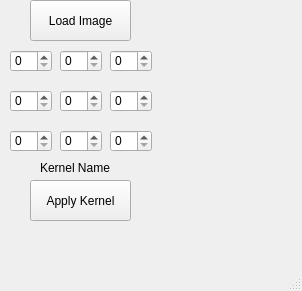
<?xml version="1.0" encoding="UTF-8"?>
<ui version="4.0">
 <class>MainWindow</class>
 <widget class="QMainWindow" name="MainWindow">
  <property name="geometry">
   <rect>
    <x>0</x>
    <y>0</y>
    <width>302</width>
    <height>291</height>
   </rect>
  </property>
  <property name="windowTitle">
   <string>MainWindow</string>
  </property>
  <widget class="QWidget" name="centralwidget">
   <widget class="QPushButton" name="loadimage">
    <property name="geometry">
     <rect>
      <x>30</x>
      <y>0</y>
      <width>101</width>
      <height>41</height>
     </rect>
    </property>
    <property name="text">
     <string>Load Image</string>
    </property>
   </widget>
   <widget class="QPushButton" name="applykernel">
    <property name="geometry">
     <rect>
      <x>30</x>
      <y>180</y>
      <width>101</width>
      <height>41</height>
     </rect>
    </property>
    <property name="text">
     <string>Apply Kernel</string>
    </property>
   </widget>
   <widget class="QLabel" name="imgbox">
    <property name="geometry">
     <rect>
      <x>190</x>
      <y>90</y>
      <width>81</width>
      <height>41</height>
     </rect>
    </property>
    <property name="text">
     <string/>
    </property>
   </widget>
   <widget class="QSpinBox" name="spinBox0">
    <property name="geometry">
     <rect>
      <x>10</x>
      <y>50</y>
      <width>42</width>
      <height>22</height>
     </rect>
    </property>
   </widget>
   <widget class="QSpinBox" name="spinBox1">
    <property name="geometry">
     <rect>
      <x>60</x>
      <y>50</y>
      <width>42</width>
      <height>22</height>
     </rect>
    </property>
   </widget>
   <widget class="QSpinBox" name="spinBox2">
    <property name="geometry">
     <rect>
      <x>110</x>
      <y>50</y>
      <width>42</width>
      <height>22</height>
     </rect>
    </property>
   </widget>
   <widget class="QSpinBox" name="spinBox3">
    <property name="geometry">
     <rect>
      <x>10</x>
      <y>90</y>
      <width>42</width>
      <height>22</height>
     </rect>
    </property>
   </widget>
   <widget class="QSpinBox" name="spinBox4">
    <property name="geometry">
     <rect>
      <x>60</x>
      <y>90</y>
      <width>42</width>
      <height>22</height>
     </rect>
    </property>
   </widget>
   <widget class="QSpinBox" name="spinBox5">
    <property name="geometry">
     <rect>
      <x>110</x>
      <y>90</y>
      <width>42</width>
      <height>22</height>
     </rect>
    </property>
   </widget>
   <widget class="QSpinBox" name="spinBox6">
    <property name="geometry">
     <rect>
      <x>10</x>
      <y>130</y>
      <width>42</width>
      <height>22</height>
     </rect>
    </property>
   </widget>
   <widget class="QSpinBox" name="spinBox7">
    <property name="geometry">
     <rect>
      <x>60</x>
      <y>130</y>
      <width>42</width>
      <height>22</height>
     </rect>
    </property>
   </widget>
   <widget class="QSpinBox" name="spinBox8">
    <property name="geometry">
     <rect>
      <x>110</x>
      <y>130</y>
      <width>42</width>
      <height>22</height>
     </rect>
    </property>
   </widget>
   <widget class="QLabel" name="label_2">
    <property name="geometry">
     <rect>
      <x>40</x>
      <y>160</y>
      <width>81</width>
      <height>16</height>
     </rect>
    </property>
    <property name="text">
     <string>Kernel Name</string>
    </property>
   </widget>
  </widget>
  <widget class="QMenuBar" name="menubar">
   <property name="geometry">
    <rect>
     <x>0</x>
     <y>0</y>
     <width>302</width>
     <height>26</height>
    </rect>
   </property>
  </widget>
  <widget class="QStatusBar" name="statusbar"/>
 </widget>
 <resources/>
 <connections/>
</ui>
